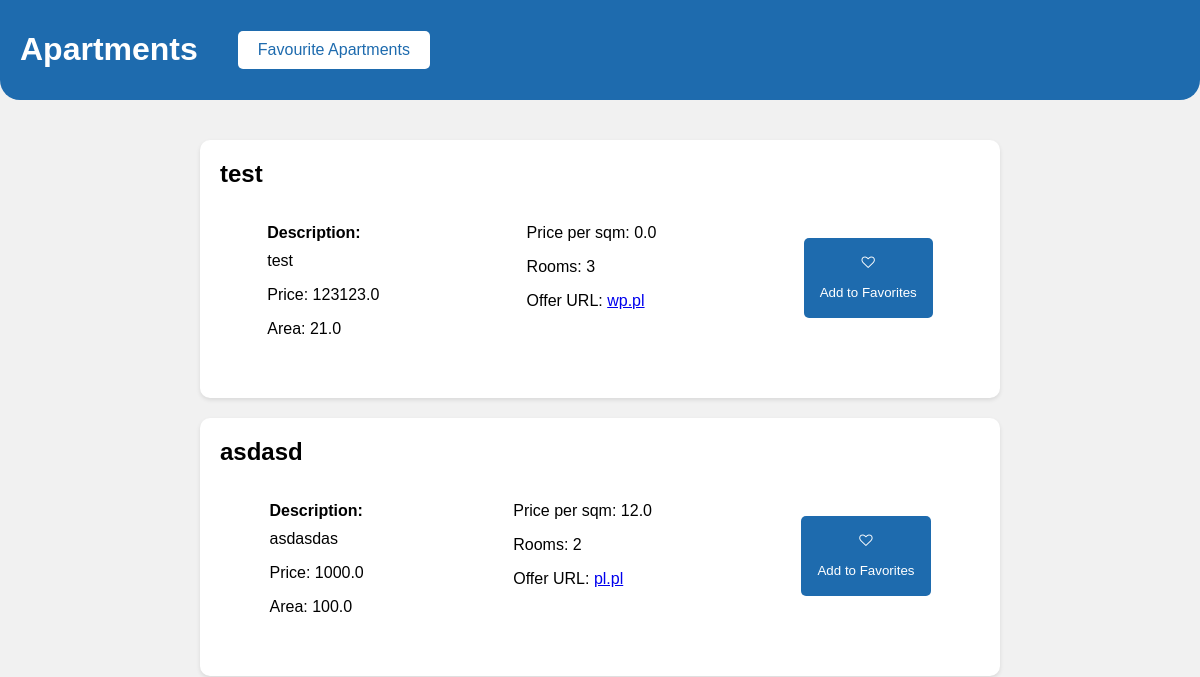
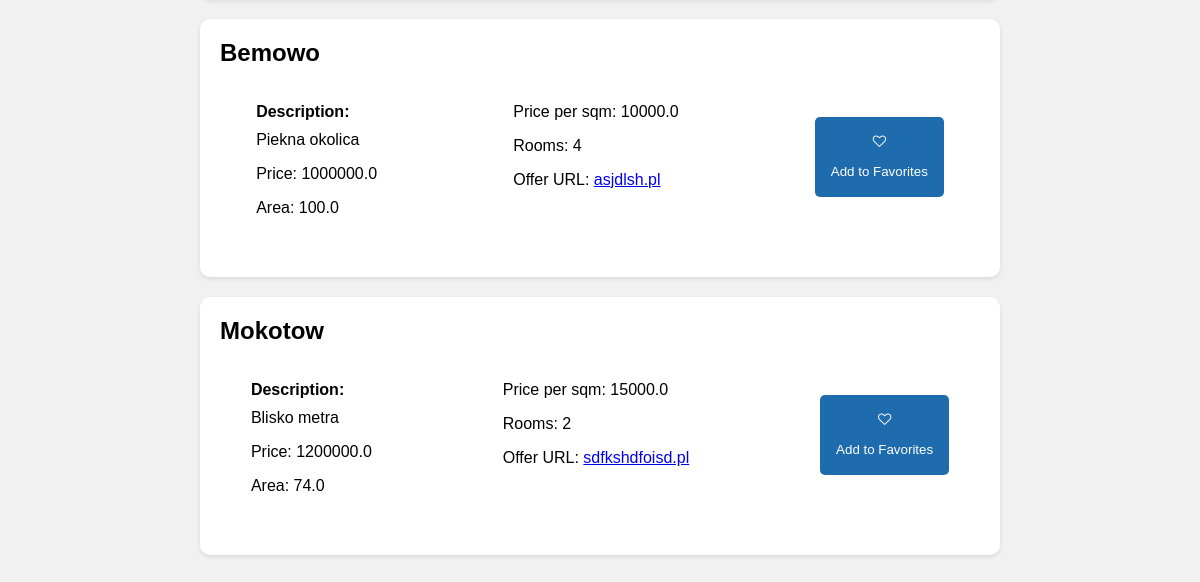
Before: / with the older database file (2 pictures, top to bottom).
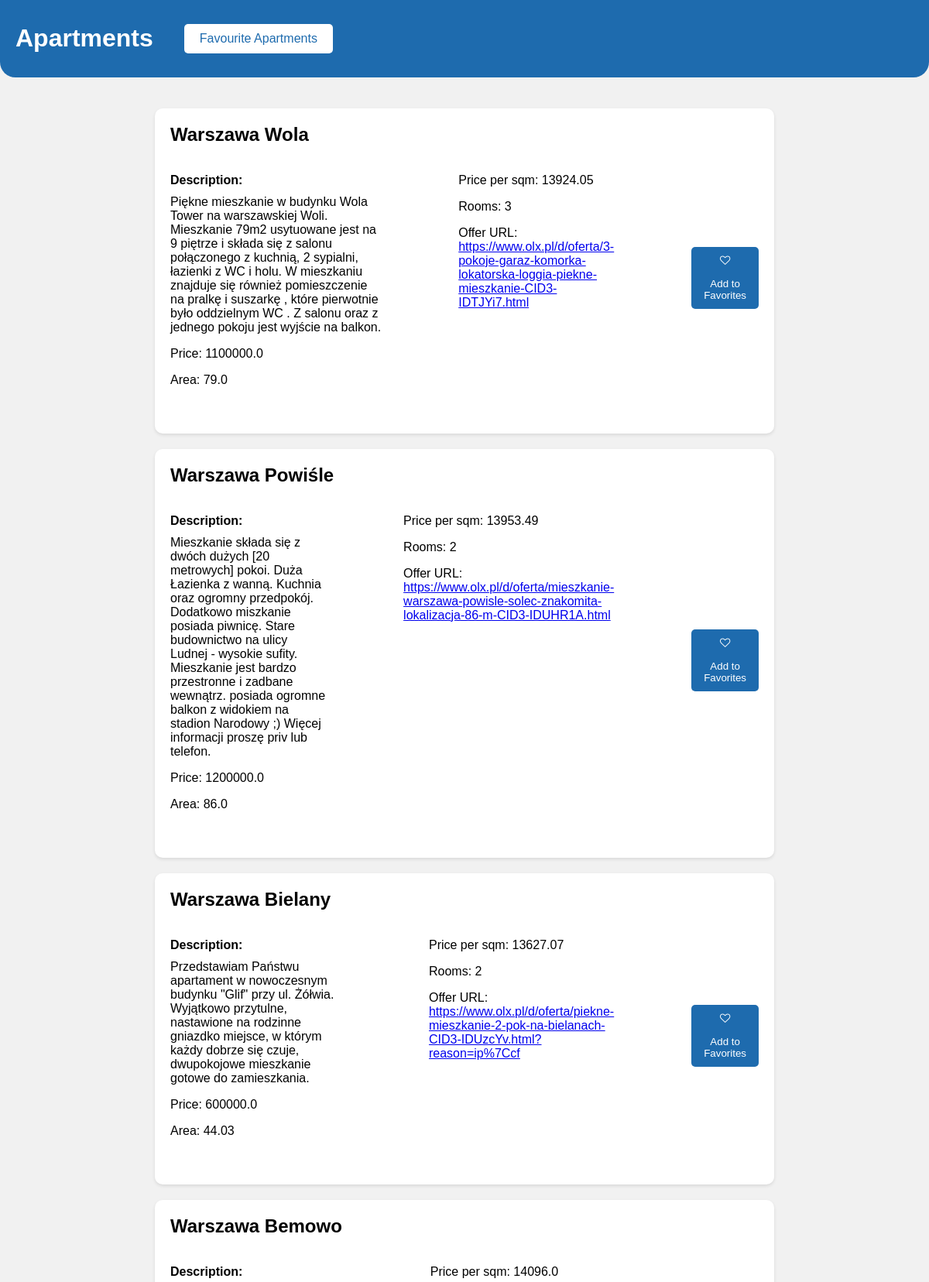
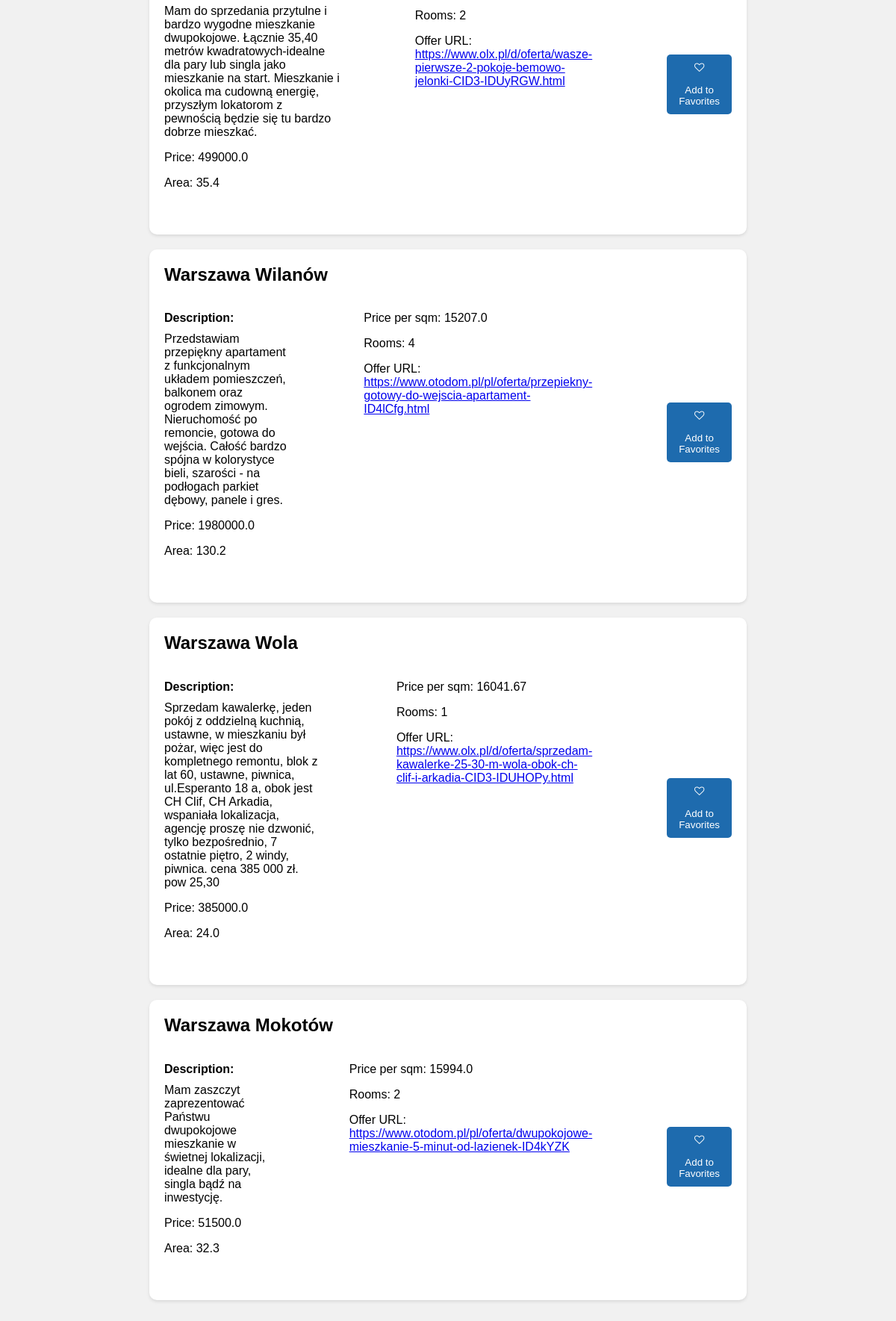
After: the same page with the newer database file (2 pictures, top to bottom).
### apartments/models.py (models this page shows, shortened)
class Apartment(models.Model):
    apartament_id = models.TextField(default="", unique=True)
    place = models.TextField(default="")
    description = models.TextField(default="")
    price = models.FloatField(default=0.0)
    area = models.FloatField(default=0.0)
    price_per_m = models.FloatField(default=0.0)
    rooms = models.TextField(default="")
    offer_url = models.TextField(default="")

### apartments/views.py (the view)
# urls.py: path('', views.hello_word_view, name=''),
def hello_word_view(request):
    apartments = Apartment.objects.all()
    return render(request, "apartments/index.html", {
        "apartments": apartments
    })

### apartments/templates/apartments/index.html (shortened to what this page needs)
<!DOCTYPE html>
<html>
<head>
     <link rel="stylesheet" href="https://cdnjs.cloudflare.com/ajax/libs/font-awesome/4.7.0/css/font-awesome.min.css">
</head>
<body >
    <div class="header">
        <h1>Apartments</h1>
        <div class="navigation">
            <a href="{% url 'favourites' %}">Favourite Apartments</a>
        </div>
    </div>
    <div class="container">
        {% if apartments %}
            {% for apartment in apartments %}
                <div class="apartment">
                    <h2>{{ apartment.place }}</h2>
                    <div class="card-container">
                        <div>
                            <span><p class="property">Description:</p> {{ apartment.description }}</span>
                            <p>Price: {{ apartment.price }}</p>
                            <p>Area: {{ apartment.area }}</p>
                        </div>
                        <div>
                            <p>Price per sqm: {{ apartment.price_per_m }}</p>
                            <p>Rooms: {{ apartment.rooms }}</p>
                            <p>Offer URL: <a href="{{ apartment.offer_url }}">{{ apartment.offer_url }}</a></p>
                        </div>
                        <div class="button-container">
                            <button class="favorite-btn" onclick="addToFavorites('{{ apartment.apartament_id }}')">
                                <span class="fa fa-heart-o"></span>
                                <br>
                                <br>
                                <span>
                                    Add to Favorites
                                </span>
                            </button>
                        </div>
                    </div>
                </div>
            {% endfor %}
        {% else %}
            <p>No apartments found.</p>
        {% endif %}
    </div>
</body>
</html>

### apartments/templates/apartments/index.html (style rules this page uses)
body { margin: 0; padding: 0; font-family: Arial, sans-serif; background-color: #f1f1f1; }
.container { max-width: 800px; margin: 0 auto; padding: 20px; }
.header { position: sticky; left: 0; top: 0; background-color: #1e6bae; padding: 10px; padding-left: 20px; color: white; text-align: left; border-radius: 0 0 20px 20px; margin-bottom: 20px; display: flex; align-items: center; }
.navigation { display: flex; justify-content: center; padding-left: 40px; }
.navigation a { color: #1e6bae; background-color: white; padding: 10px 20px; text-decoration: none; border-radius: 5px; margin-right: 10px; }
.apartment { background-color: #ffffff; border-radius: 10px; box-shadow: 0 2px 4px rgba(0, 0, 0, 0.1); padding: 20px; margin-bottom: 20px; }
.apartment h2 { margin-top: 0; }
.apartment p { margin-bottom: 10px; }
.favorite-btn { background-color: #1e6bae; color: white; border: none; padding: 8px 16px; border-radius: 5px; cursor: pointer; height: 80px; width: 80px text-align: center; }
.card-container { display: flex; justify-content: space-evenly; gap: 100px; padding-bottom: 30px; }
.button-container { display: flex; align-items: center; }
.property { font-weight: 800; }

Changed rows visible on the page:
removed Apartment: place "asdasd", description "asdasdas", price "1000.0", area "100.0", price_per_m "12.0", rooms "2", offer_url "pl.pl"
removed Apartment: place "Bemowo", description "Piekna okolica", price "1000000.0", area "100.0", price_per_m "10000.0", rooms "4", offer_url "asjdlsh.pl"
changed Apartment: place "test" → "Warszawa Wola"; description "test" → "Piękne mieszkanie w budynku Wola Tower na warszawskiej Woli. Mieszkanie 79m2 usytuowane jest na 9 piętrze i składa się z salonu połączonego z kuchnią, 2 sypialni, łazienki z WC i holu. W mieszkaniu znajduje się również pomieszczenie na pralkę i suszarkę , które pierwotnie było oddzielnym WC . Z salonu oraz z jednego pokoju jest wyjście na balkon."; price "123123.0" → "1100000.0"; area "21.0" → "79.0"; price_per_m "0.0" → "13924.05"; offer_url "wp.pl" → "https://www.olx.pl/d/oferta/3-pokoje-garaz-komorka-lokatorska-loggia-piekne-mieszkanie-CID3-IDTJYi7.html"
added Apartment: place "Warszawa Powiśle", description "Mieszkanie składa się z dwóch dużych [20 metrowych] pokoi. Duża Łazienka z wanną. Kuchnia oraz ogromny przedpokój. Dodatkowo miszkanie posiada piwnicę. Stare budownictwo na ulicy Ludnej - wysokie sufity. Mieszkanie jest bardzo przestronne i zadbane wewnątrz. posiada ogromne balkon z widokiem na stadion Narodowy ;) Więcej informacji proszę priv lub telefon.", price "1200000.0", area "86.0", price_per_m "13953.49", rooms "2", offer_url "https://www.olx.pl/d/oferta/mieszkanie-warszawa-powisle-solec-znakomita-lokalizacja-86-m-CID3-IDUHR1A.html"
added Apartment: place "Warszawa Bielany", description "Przedstawiam Państwu apartament w nowoczesnym budynku \"Glif\" przy ul. Żółwia. Wyjątkowo przytulne, nastawione na rodzinne gniazdko miejsce, w którym każdy dobrze się czuje, dwupokojowe mieszkanie gotowe do zamieszkania.", price "600000.0", area "44.03", price_per_m "13627.07", rooms "2", offer_url "https://www.olx.pl/d/oferta/piekne-mieszkanie-2-pok-na-bielanach-CID3-IDUzcYv.html?reason=ip%7Ccf"
changed Apartment: place "Mokotow" → "Warszawa Bemowo"; description "Blisko metra" → "Mam do sprzedania przytulne i bardzo wygodne mieszkanie dwupokojowe. Łącznie 35,40 metrów kwadratowych-idealne dla pary lub singla jako mieszkanie na start. Mieszkanie i okolica ma cudowną energię, przyszłym lokatorom z pewnością będzie się tu bardzo dobrze mieszkać."; price "1200000.0" → "499000.0"; area "74.0" → "35.4"; price_per_m "15000.0" → "14096.0"; offer_url "sdfkshdfoisd.pl" → "https://www.olx.pl/d/oferta/wasze-pierwsze-2-pokoje-bemowo-jelonki-CID3-IDUyRGW.html"
added Apartment: place "Warszawa Wilanów", description "Przedstawiam przepiękny apartament z funkcjonalnym układem pomieszczeń, balkonem oraz ogrodem zimowym. Nieruchomość po remoncie, gotowa do wejścia. Całość bardzo spójna w kolorystyce bieli, szarości - na podłogach parkiet dębowy, panele i gres.", price "1980000.0", area "130.2", price_per_m "15207.0", rooms "4", offer_url "https://www.otodom.pl/pl/oferta/przepiekny-gotowy-do-wejscia-apartament-ID4lCfg.html"
added Apartment: place "Warszawa Wola", description "Sprzedam kawalerkę, jeden pokój z oddzielną kuchnią, ustawne, w mieszkaniu był pożar, więc jest do kompletnego remontu, blok z lat 60, ustawne, piwnica, ul.Esperanto 18 a, obok jest CH Clif, CH Arkadia, wspaniała lokalizacja, agencję proszę nie dzwonić, tylko bezpośrednio, 7 ostatnie piętro, 2 windy, piwnica. cena 385 000 zł. pow 25,30", price "385000.0", area "24.0", price_per_m "16041.67", rooms "1", offer_url "https://www.olx.pl/d/oferta/sprzedam-kawalerke-25-30-m-wola-obok-ch-clif-i-arkadia-CID3-IDUHOPy.html"
added Apartment: place "Warszawa Mokotów", description "Mam zaszczyt zaprezentować Państwu dwupokojowe mieszkanie w świetnej lokalizacji, idealne dla pary, singla bądź na inwestycję.", price "51500.0", area "32.3", price_per_m "15994.0", rooms "2", offer_url "https://www.otodom.pl/pl/oferta/dwupokojowe-mieszkanie-5-minut-od-lazienek-ID4kYZK"
